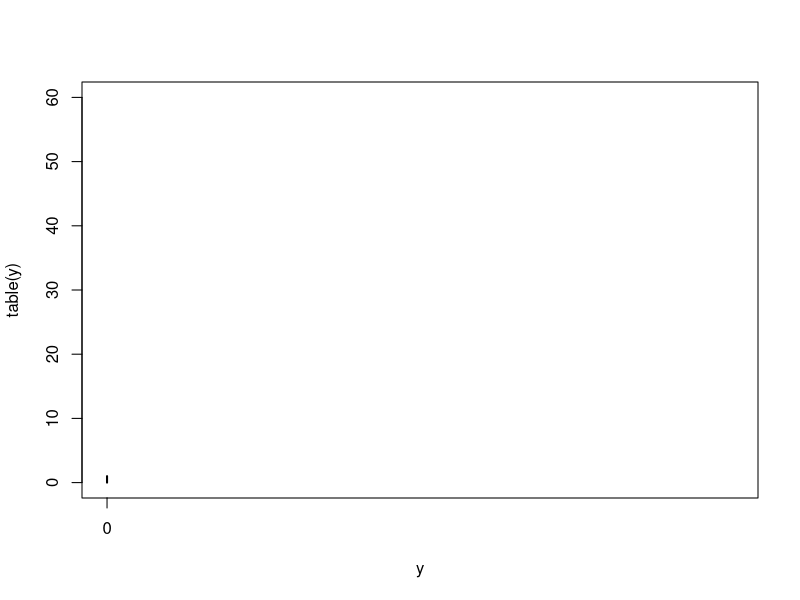
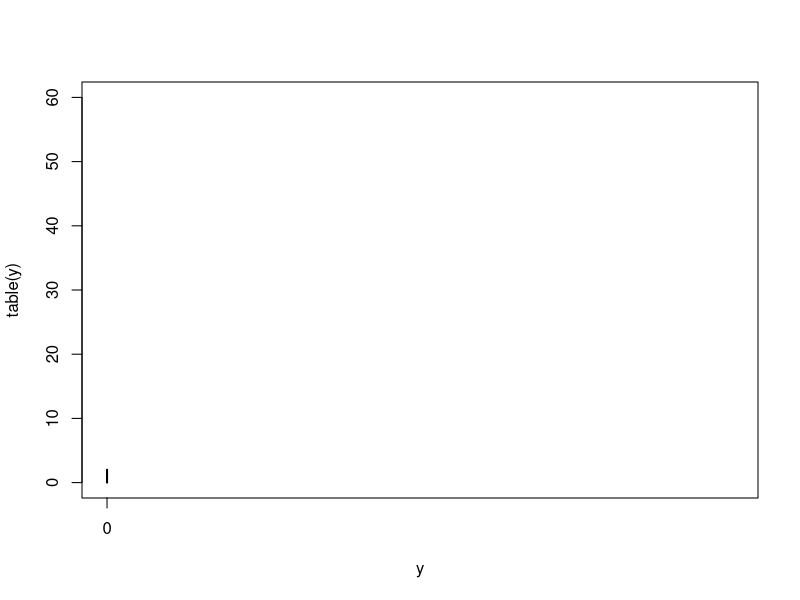
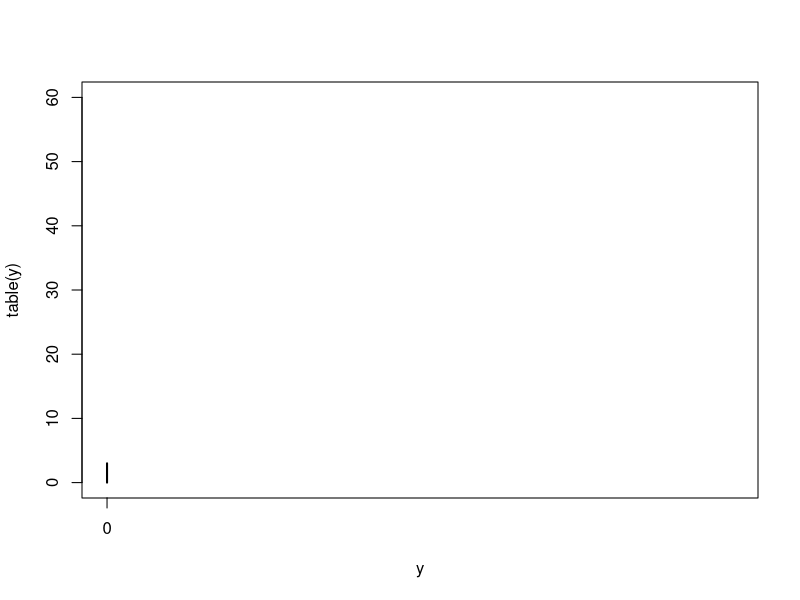
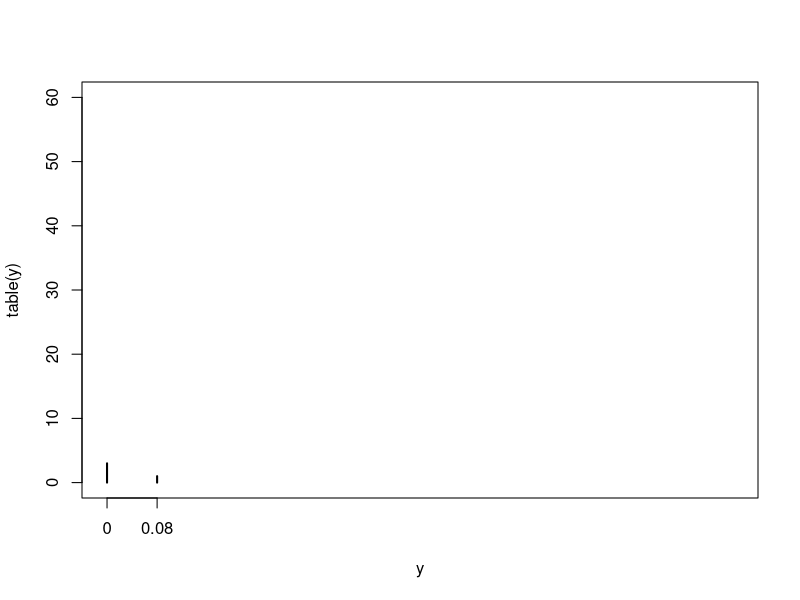
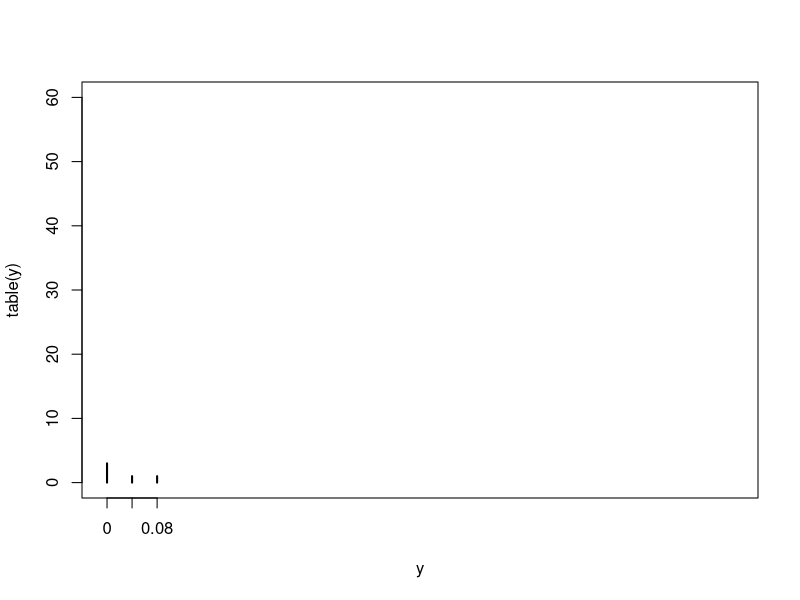
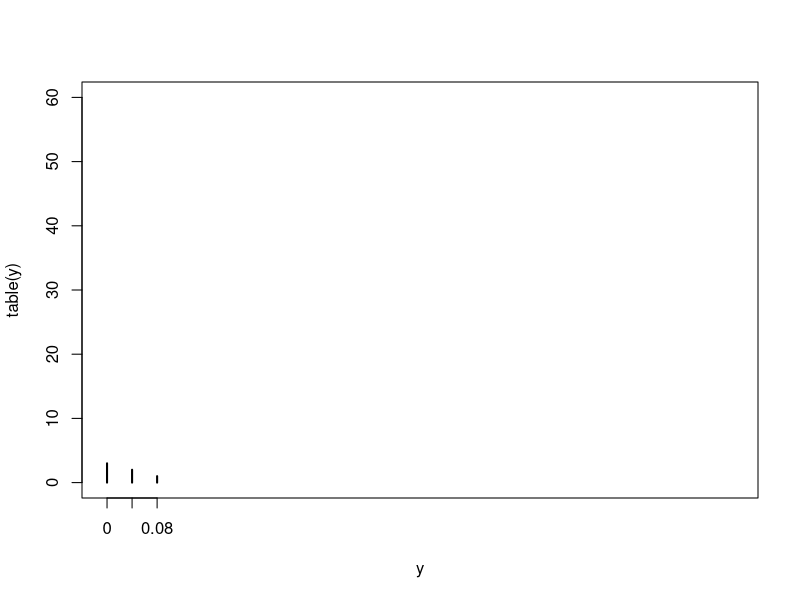
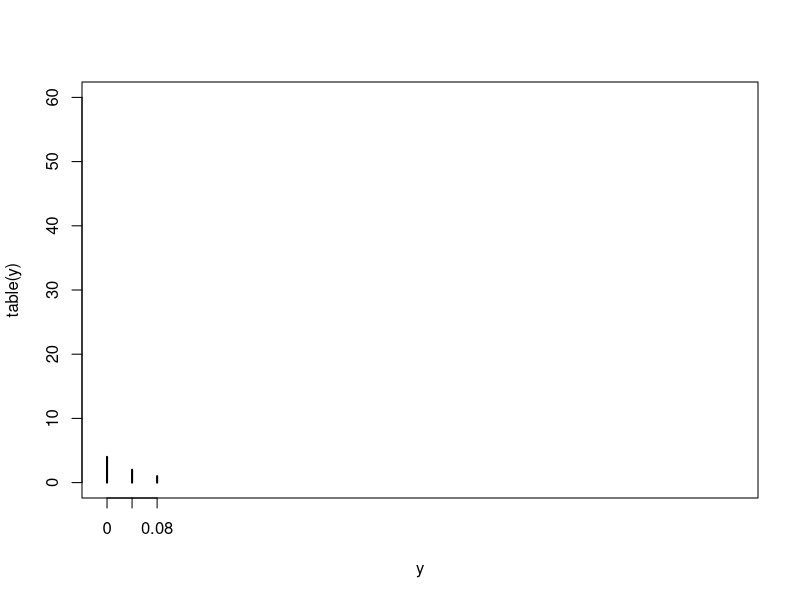
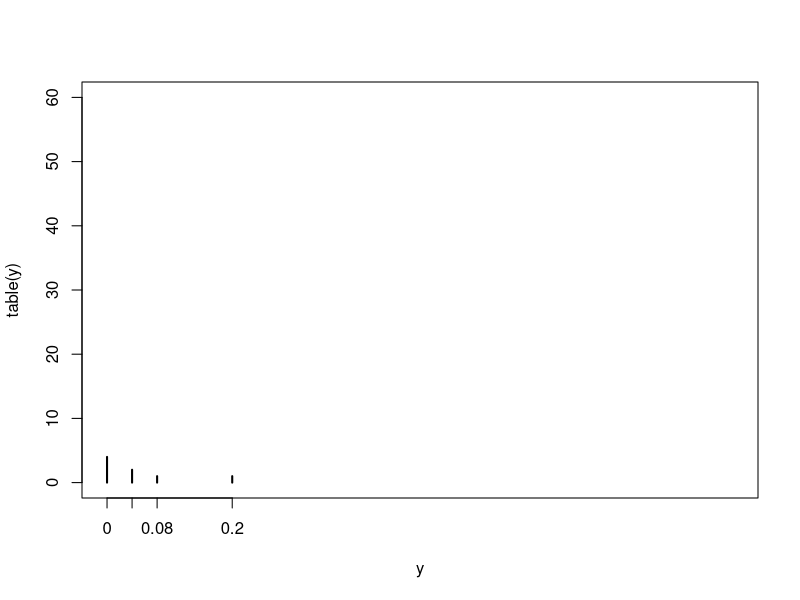

The R script that drew these images, in order:
################### slide 12
age <- c(10, 12, 25, 50, 55, 80)
attributes(age)
attributes(age) <- list(collectDate = "20200101", Collectedby = "Tom Hanks")
attributes(age) 
class(age)

x <- data.frame(a = 1:3, pi = pi) # data frame with dimnames
attributes(x)

rownames(x) <- paste("row", 1:3, sep = ".")
attributes(x)
x$pi

x <- list(a = 1:3, pi = pi)
x$pi
################### slide 13
res <- binom.test(x = 2, n = 25, conf.level = .95)
res
## Exact Confidence Intervals
res$conf.int
names(res)

cat( "From", res$parameter, "tosses, we estimated that the probability of tossing heads is",
     res$estimate,"(95% CI",round(res$conf.int[1], 3),"-", round(res$conf.int[2], 3),").",  
     "The confidence interval gives information on a range for the probability of tossing 
heads that may be useful in hypothesis testing situations. For example, a test of 
H0: pi = 0.5 vs. Ha : pi!= 0.5 would reject H0 because 0.5 is not within this range.
If the test was instead H0 : pi = 0.1 vs. Ha : pi != 0.1, there is no evidence to reject
the null hypothesis. Other ways to perform these tests with a test statistic and a p-value will be discussed in your other classes. (Bilder and Loughin, Analysis of Categorical Data with R, page 11)"
)
p <- res$estimate
y <- c()
for (i in 1:200){
  x <- mean(rbinom(n = 25, size = 1, prob = p))
  y <- c(y,x)
  Sys.sleep(0.1)
  plot(table(y), type = "h", xlim = c(0,1), ylim = c(0,60))
  cat("\r","finish experiment",i)
}
abline(v = res$conf.int[1], col= "blue3")
abline(v = res$conf.int[2], col= "blue3")
text(mean(res$conf.int),55,"95% CI", col= "blue3")

################### slide 14
# install.packages("mlbench")
library(mlbench)
data(BostonHousing) ## bring dataset BostonHousing into Global Environment ".GlobalEnv"
help(BostonHousing)
summary(BostonHousing)
head(BostonHousing)

obj <- lm(medv ~ rm + crim + zn + tax, data = BostonHousing)
summary(obj)

mytable <- summary(obj)$coefficients
rownames(mytable) <- c("Intercept","Room number","Crime rate","Residential land","Property tax")
mytable[,1:3] <- round(mytable[,1:3],2)
mytable[,4] <- round(mytable[,4],3)
mytable

write.csv(mytable,"BostonHousingResult_medv.csv")
#plot(obj)

##################### train and test dataset
trn.id <- 1:400
tst.id <- 401:nrow(BostonHousing)
train.dat <- BostonHousing[trn.id, ]
test.dat <- BostonHousing[tst.id, ]
##################### fit your model using training data
obj <- lm(medv ~ rm + crim + zn + tax, data = train.dat)

##################### predict your outcome using test data
y <- test.dat$medv
yhat <- predict(obj, newdata = test.dat)

mean((y-yhat)^2) # mean squared error



Y <- BostonHousing[, "medv"]
X <- cbind(1,BostonHousing[, c("rm", "crim", "zn","tax")])
Y <- as.matrix(Y)
X <- as.matrix(X)